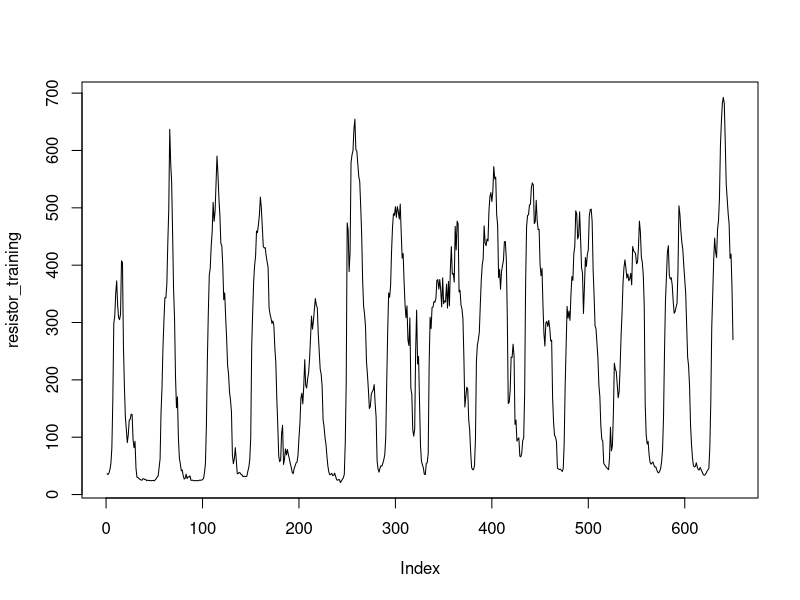
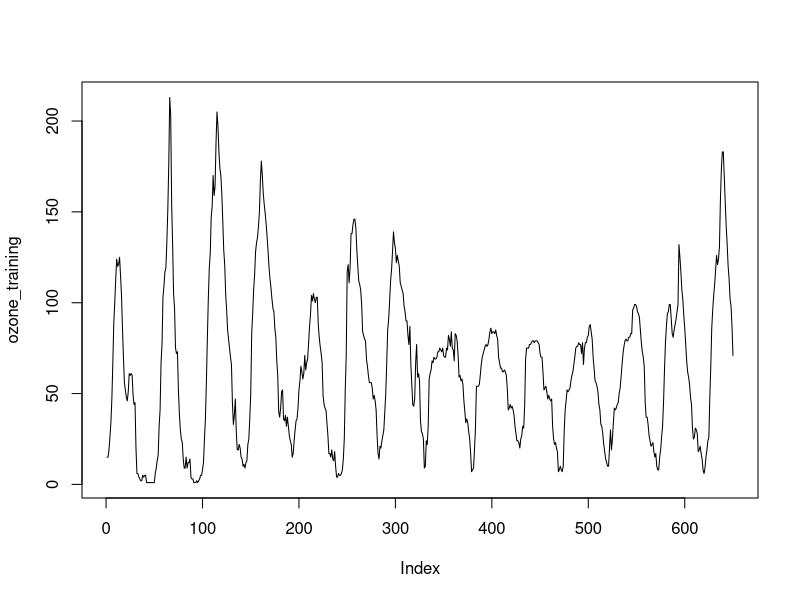
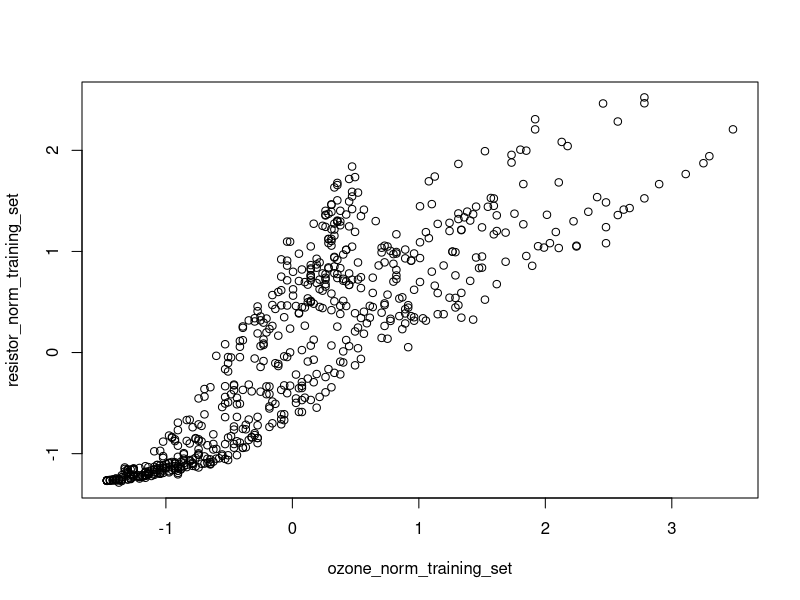
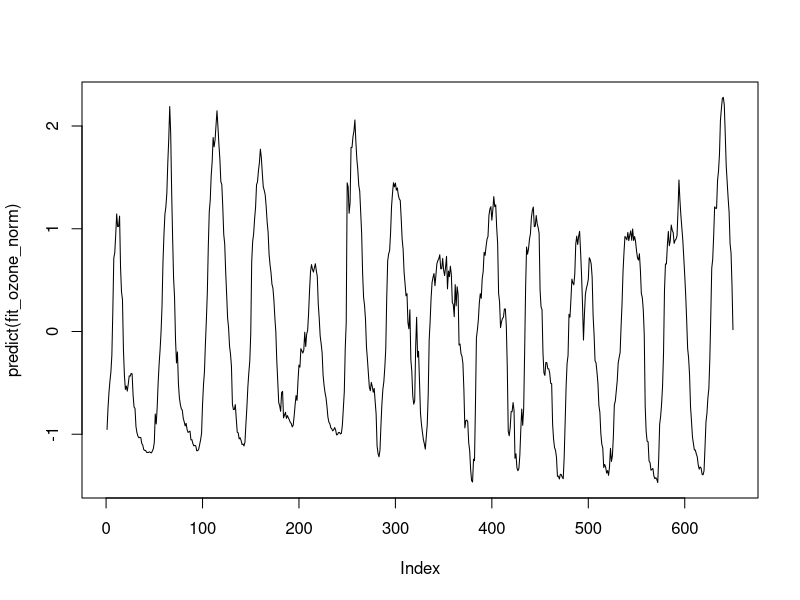
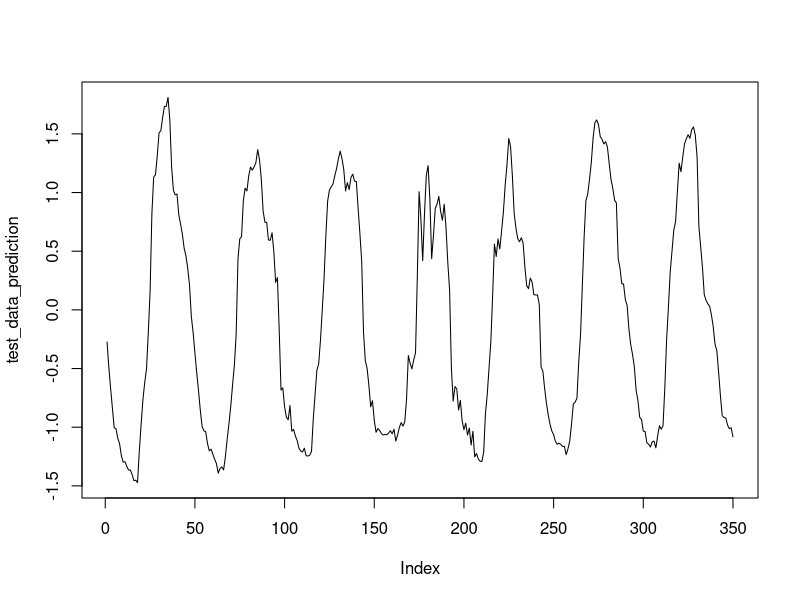
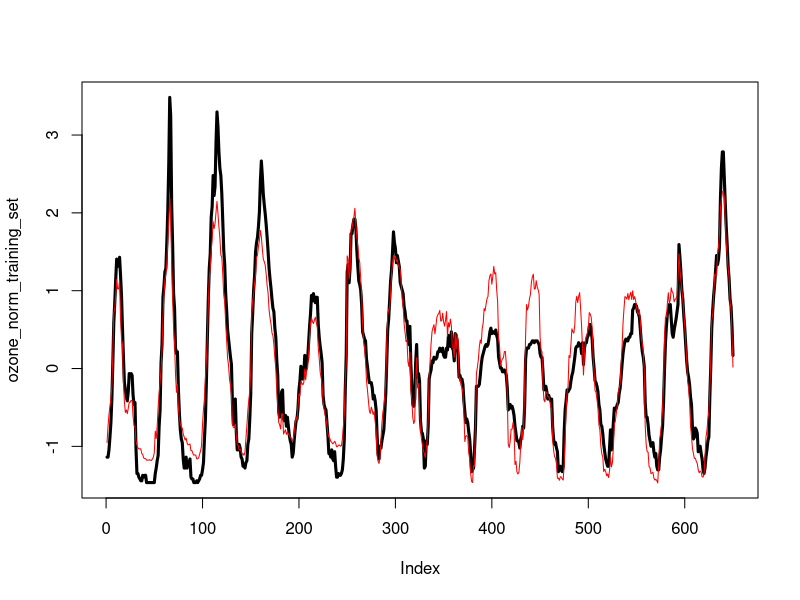
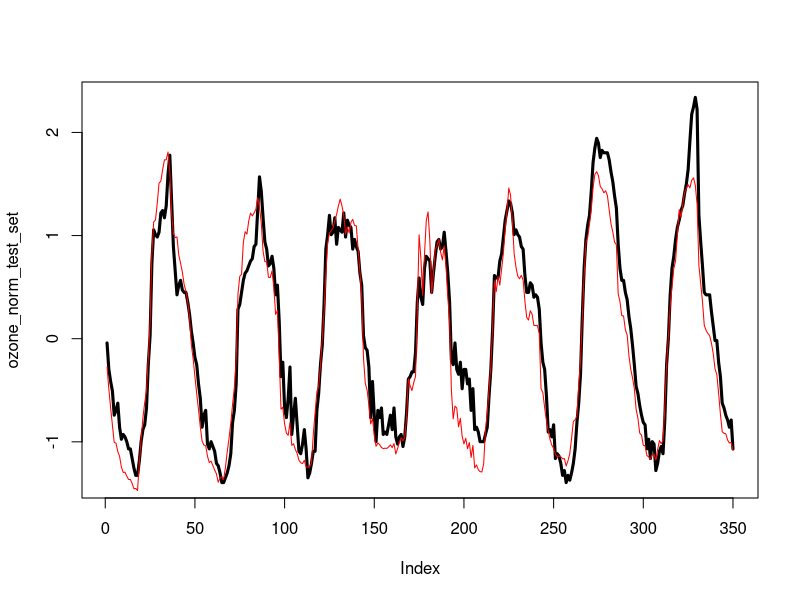
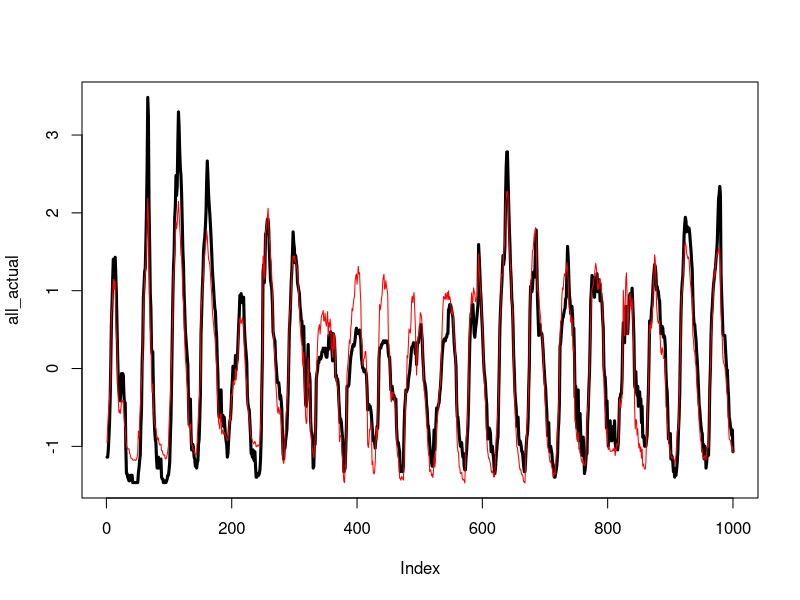

The R source for these figures, in order:
## ---- chunk 1
knitr::opts_chunk$set(echo = TRUE)
## ---- chunk 2

data_training_set <- read.csv("datos_MGTN.csv", nrows=650, header=FALSE)

data_test_set <- read.csv("datos_MGTN.csv", skip=650, header=FALSE)

## ---- chunk 3

ozone_training <- data_training_set[,"V2"]
resistor_training <- data_training_set[,"V3"]
temperature_training <- data_training_set[,"V4"]
humidity_training <- data_training_set[,"V5"]

ozone_test <- data_test_set[,"V2"]
resistor_test <- data_test_set[,"V3"]
temperature_test <- data_test_set[,"V4"]
humidity_test <- data_test_set[,"V5"]

## ---- chunk 4

mean_temperature_training <- mean(temperature_training)
sd_temperature_training <- sd(temperature_training)

## ---- chunk 5
n_training <- length(ozone_training)
n_test <- length(ozone_test)
n_tot <- n_training + n_test

# Repeat the process for ozone, resistor data and relative humidity.

mean_ozone_training <- mean(ozone_training)
sd_ozone_training <- sd(ozone_training)

mean_resistor_training <- mean(resistor_training)
sd_resistor_training <- sd(resistor_training)

mean_humidity_training <- mean(humidity_training)
sd_humidity_training <- sd(humidity_training)

temp_norm_training_set <- array(dim=n_training)
ozone_norm_training_set <- array(dim=n_training)
resistor_norm_training_set <- array(dim=n_training)
humidity_norm_training_set <- array(dim=n_training)

# Normalize: subtract the mean and devide by the standard deviation.
for (i in 1:n_training) {
    temp_norm_training_set[i] <- (temperature_training[i] - mean_temperature_training) / sd_temperature_training
    
    ozone_norm_training_set[i] <- (ozone_training[i] - mean_ozone_training) / sd_ozone_training
    
    resistor_norm_training_set[i] <- (resistor_training[i] - mean_resistor_training) / sd_resistor_training
    
    humidity_norm_training_set[i] <- (humidity_training[i] - mean_humidity_training) / sd_humidity_training
    
}


temp_norm_test_set <- array(dim=n_test)
ozone_norm_test_set <- array(dim=n_test)
resistor_norm_test_set <- array(dim=n_test)
humidity_norm_test_set <- array(dim=n_test)

for (i in 1:n_test) {
    temp_norm_test_set[i] <- (temperature_test[i] - mean_temperature_training) / sd_temperature_training
    
    ozone_norm_test_set[i] <- (ozone_test[i] - mean_ozone_training) / sd_ozone_training
    
    resistor_norm_test_set[i] <- (resistor_test[i] - mean_resistor_training) / sd_resistor_training
    
    humidity_norm_test_set[i] <- (humidity_test[i] - mean_humidity_training) / sd_humidity_training
}


## ---- chunk 6

plot(resistor_training, type="l")

plot(ozone_training, type="l")


## ---- chunk 7

plot(ozone_norm_training_set, resistor_norm_training_set)


## ---- chunk 8

fit_ozone_norm <- lm(ozone_norm_training_set ~ temp_norm_training_set + resistor_norm_training_set + humidity_norm_training_set)

summary(fit_ozone_norm)

ozone_predicted <- predict(fit_ozone_norm)

RMSE <- 0
for (i in 1:n_training) {
    RMSE <- RMSE + (ozone_predicted[i]*sd_ozone_training+mean_ozone_training - ozone_training[i])**2
}

RMSE <- sqrt(1/n_training * RMSE)
print(RMSE)

plot(predict(fit_ozone_norm), type="l")

## ---- chunk 9

data_norm_test_set <- data.frame(c(temp_norm_test_set), c(resistor_norm_test_set), c(humidity_norm_test_set))

# The renaming has to take place in order to make the function work.
colnames(data_norm_test_set) <- c("temp_norm_training_set", "resistor_norm_training_set", "humidity_norm_training_set")

test_data_prediction <- predict(fit_ozone_norm, newdata=data_norm_test_set)
plot(test_data_prediction, type="l")

denomarlized_predicted_test <- array(dim=n_test)

for (i in 1:n_test) {
    denomarlized_predicted_test[i] <- test_data_prediction[i]*sd_ozone_training+mean_ozone_training
}

RMSE <- 0
for (i in 1:n_test) {
    RMSE <- RMSE + (denomarlized_predicted_test[i] - ozone_test[i])**2
}

top <- 0
bottom <- 0
mean_ozone_test <- mean(ozone_test)
for (i in 1:n_test) {
    top <- top + (denomarlized_predicted_test[i] - ozone_test[i])**2
    bottom <- bottom + (mean_ozone_test - ozone_test[i])**2
}

RMSE = sqrt(1/n_test * RMSE)
r_squared_test_set <- 1 - top/bottom

print(RMSE)
print(r_squared_test_set)

## ---- chunk 10

plot(ozone_norm_training_set, type="l", lwd=3)
lines(ozone_predicted, col="red")

plot(ozone_norm_test_set, type="l", lwd=3)
lines(test_data_prediction, col="red")


all_pred <- array(dim=n_tot)
all_actual <- array(dim=n_tot)

for (i in 1:n_training) {
    all_pred[i] <- ozone_predicted[i]
    all_actual[i] <- ozone_norm_training_set[i]
}
for (i in 1:n_test) {
    all_pred[n_training+i] <- test_data_prediction[i]
    all_actual[n_training+i] <- ozone_norm_test_set[i]
}

plot(all_actual, type="l", lwd=3)
lines(all_pred, col="red")

plot(all_actual, all_pred)

## ---- chunk 11
library(e1071)

fit_ozone_norm_svm <- svm(ozone_norm_training_set ~ temp_norm_training_set + resistor_norm_training_set + humidity_norm_training_set)


# Training set
pred_svm <- predict(fit_ozone_norm_svm)
plot(ozone_norm_training_set, type="l", lwd=3)
lines(pred_svm, col="red")

denomarlized_predicted_training_svm <- array(dim=n_training)

for (i in 1:n_training) {
    denomarlized_predicted_training_svm[i] <- pred_svm[i]*sd_ozone_training+mean_ozone_training
}


for (i in 1:n_training) {
    RMSE <- RMSE + (denomarlized_predicted_training_svm[i] - ozone_training[i])**2
    top <- top + (denomarlized_predicted_training_svm[i] - ozone_training[i])**2
    bottom <- bottom + (mean_ozone_training - ozone_training[i])**2
}

r_squared_training_svm <- 1 - top/bottom
RMSE_training_svm <- sqrt(1/n_training * RMSE)

print("SVM TRAINING")
print(r_squared_training_svm)
print(RMSE_training_svm)
print("")



# Test set
pred_svm_test <- predict(fit_ozone_norm_svm, data_norm_test_set)
plot(ozone_norm_test_set, type="l", lwd=3)
lines(pred_svm_test, col="red")


denomarlized_predicted_test_svm <- array(dim=n_test)
for (i in 1:n_test) {
    denomarlized_predicted_test_svm[i] <- pred_svm_test[i]*sd_ozone_training+mean_ozone_training
}


RMSE <- 0
for (i in 1:n_test) {
    RMSE <- RMSE + (denomarlized_predicted_test_svm[i] - ozone_test[i])**2
    top <- top + (denomarlized_predicted_test_svm[i] - ozone_test[i])**2
    bottom <- bottom + (mean_ozone_test - ozone_test[i])**2
}

r_squared_test_svm <- 1 - top/bottom
RMSE_test_svm <- sqrt(1/650 * RMSE)

print("SVM TEST")
print(r_squared_test_svm)
print(RMSE_test_svm)
print("")



# Everything
all_pred_svm <- array(dim=n_tot)
all_actual_svm <- array(dim=n_tot)
for (i in 1:n_training) {
    all_pred_svm[i] <- pred_svm[i]
    all_actual_svm[i] <- ozone_norm_training_set[i]
}
for (i in 1:n_test) {
    all_pred_svm[n_training+i] <- pred_svm_test[i]
    all_actual_svm[n_training+i] <- ozone_norm_test_set[i]
}
plot(all_actual_svm, type="l", lwd=3)
lines(all_pred_svm, col="red")


